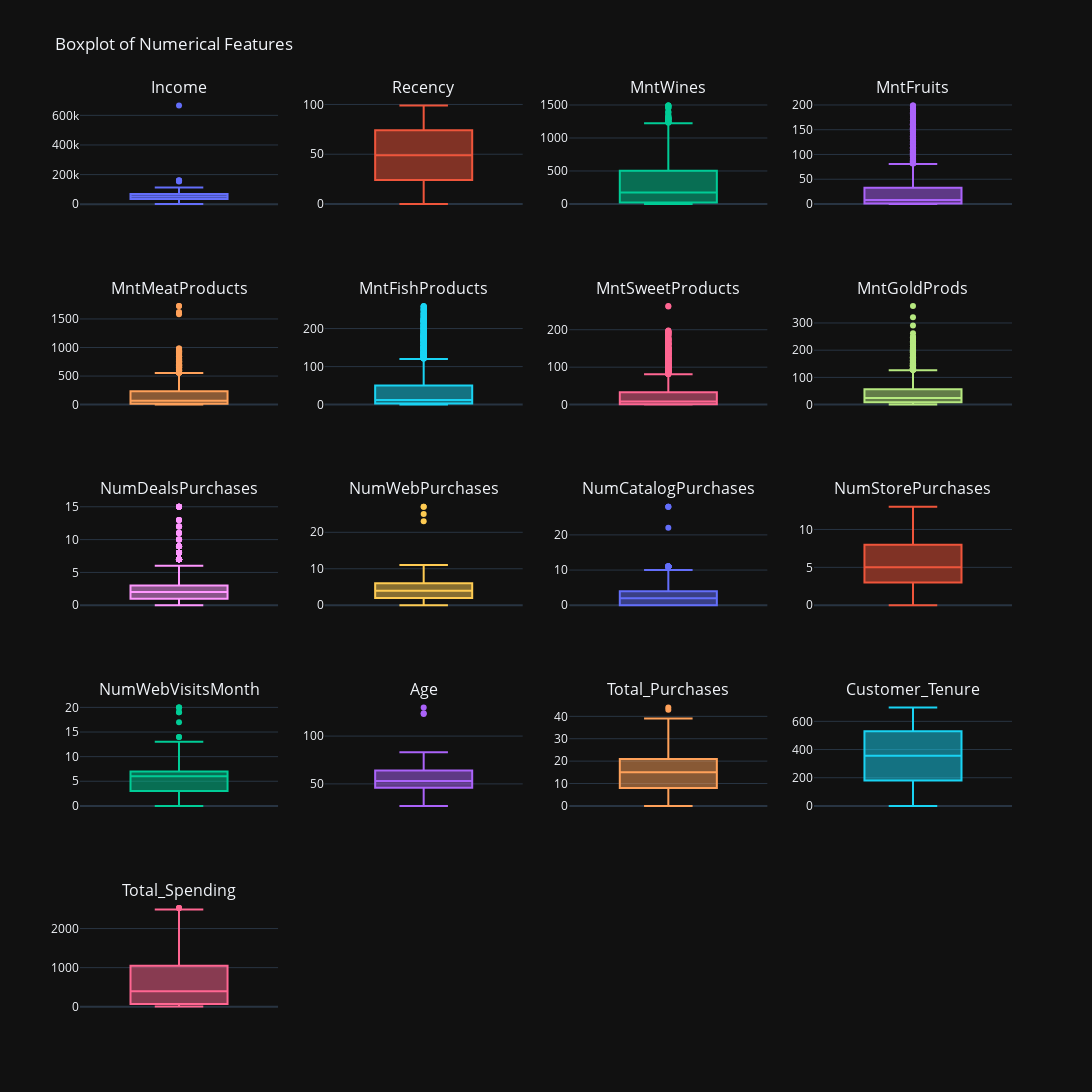

The cell this chart's notebook holds for it:
### Markdown cell above
Outliers were spotted in multiple features. Instead of a complete removal, a selective approach was implemented. Outliers were designated as data points having a significant distance from the nearest data point. This approach was uniformly applied to all variables. After the outlier treatment, 45 data points (about 2.01% of the original data) were removed, leading to improved data quality and potential model performance.

### Code cell
num_df = df.select_dtypes(include=np.number)
nunique_df = pd.DataFrame(data=num_df.apply(pd.Series.nunique), columns=['nunique']).rename_axis('variables')
selection = nunique_df[nunique_df['nunique'] > 5].index

#plotly frame setup
to_plot = num_df[selection]

# number of variables to plot
num_vars = len(to_plot.columns)

# calculate number of rows and columns for the subplot grid
plot_nrows = int(np.ceil(num_vars / 4))

# create subplot titles
subplot_titles = list(to_plot.columns) + [''] * (plot_nrows * 4 - num_vars) 

# create subplots
fig = make_subplots(rows=plot_nrows, cols=4, subplot_titles=tuple(subplot_titles))

# add traces
for i, col_name in enumerate(to_plot.columns):
    row = i // 4 + 1
    col = i % 4 + 1
    fig.add_trace(go.Box(y=to_plot[col_name], name=col_name), row=row, col=col)

fig.update_layout(height=1400, width=1200, showlegend=False, template='plotly_dark', title='Boxplot of Numerical Features')
fig.update_xaxes(visible=False, showticklabels=False)

fig.show()

### Figure 1 — Plotly figure (JSON) as saved in the notebook; plotly's stock layout.template omitted (floating-point values rounded to 4 significant figures; data arrays with more than 128 entries replaced by an {"elided": "..."} marker saying what was removed)
{"data": [{"name": "Income", "type": "box", "xaxis": "x", "y": {"elided": "2240 float values"}, "yaxis": "y"}, {"name": "Recency", "type": "box", "xaxis": "x2", "y": {"elided": "2240 int values"}, "yaxis": "y2"}, {"name": "MntWines", "type": "box", "xaxis": "x3", "y": {"elided": "2240 int values"}, "yaxis": "y3"}, {"name": "MntFruits", "type": "box", "xaxis": "x4", "y": {"elided": "2240 int values"}, "yaxis": "y4"}, {"name": "MntMeatProducts", "type": "box", "xaxis": "x5", "y": {"elided": "2240 int values"}, "yaxis": "y5"}, {"name": "MntFishProducts", "type": "box", "xaxis": "x6", "y": {"elided": "2240 int values"}, "yaxis": "y6"}, {"name": "MntSweetProducts", "type": "box", "xaxis": "x7", "y": {"elided": "2240 int values"}, "yaxis": "y7"}, {"name": "MntGoldProds", "type": "box", "xaxis": "x8", "y": {"elided": "2240 int values"}, "yaxis": "y8"}, {"name": "NumDealsPurchases", "type": "box", "xaxis": "x9", "y": {"elided": "2240 int values"}, "yaxis": "y9"}, {"name": "NumWebPurchases", "type": "box", "xaxis": "x10", "y": {"elided": "2240 int values"}, "yaxis": "y10"}, {"name": "NumCatalogPurchases", "type": "box", "xaxis": "x11", "y": {"elided": "2240 int values"}, "yaxis": "y11"}, {"name": "NumStorePurchases", "type": "box", "xaxis": "x12", "y": {"elided": "2240 int values"}, "yaxis": "y12"}, {"name": "NumWebVisitsMonth", "type": "box", "xaxis": "x13", "y": {"elided": "2240 int values"}, "yaxis": "y13"}, {"name": "Age", "type": "box", "xaxis": "x14", "y": {"elided": "2240 int values"}, "yaxis": "y14"}, {"name": "Total_Purchases", "type": "box", "xaxis": "x15", "y": {"elided": "2240 int values"}, "yaxis": "y15"}, {"name": "Customer_Tenure", "type": "box", "xaxis": "x16", "y": {"elided": "2240 int values"}, "yaxis": "y16"}, {"name": "Total_Spending", "type": "box", "xaxis": "x17", "y": {"elided": "2240 int values"}, "yaxis": "y17"}], "layout": {"annotations": [{"font": {"size": 16}, "showarrow": false, "text": "Income", "x": 0.1062, "xanchor": "center", "xref": "paper", "y": 1, "yanchor": "bottom", "yref": "paper"}, {"font": {"size": 16}, "showarrow": false, "text": "Recency", "x": 0.3688, "xanchor": "center", "xref": "paper", "y": 1, "yanchor": "bottom", "yref": "paper"}, {"font": {"size": 16}, "showarrow": false, "text": "MntWines", "x": 0.6313, "xanchor": "center", "xref": "paper", "y": 1, "yanchor": "bottom", "yref": "paper"}, {"font": {"size": 16}, "showarrow": false, "text": "MntFruits", "x": 0.8938, "xanchor": "center", "xref": "paper", "y": 1, "yanchor": "bottom", "yref": "paper"}, {"font": {"size": 16}, "showarrow": false, "text": "MntMeatProducts", "x": 0.1062, "xanchor": "center", "xref": "paper", "y": 0.78, "yanchor": "bottom", "yref": "paper"}, {"font": {"size": 16}, "showarrow": false, "text": "MntFishProducts", "x": 0.3688, "xanchor": "center", "xref": "paper", "y": 0.78, "yanchor": "bottom", "yref": "paper"}, {"font": {"size": 16}, "showarrow": false, "text": "MntSweetProducts", "x": 0.6313, "xanchor": "center", "xref": "paper", "y": 0.78, "yanchor": "bottom", "yref": "paper"}, {"font": {"size": 16}, "showarrow": false, "text": "MntGoldProds", "x": 0.8938, "xanchor": "center", "xref": "paper", "y": 0.78, "yanchor": "bottom", "yref": "paper"}, {"font": {"size": 16}, "showarrow": false, "text": "NumDealsPurchases", "x": 0.1062, "xanchor": "center", "xref": "paper", "y": 0.56, "yanchor": "bottom", "yref": "paper"}, {"font": {"size": 16}, "showarrow": false, "text": "NumWebPurchases", "x": 0.3688, "xanchor": "center", "xref": "paper", "y": 0.56, "yanchor": "bottom", "yref": "paper"}, {"font": {"size": 16}, "showarrow": false, "text": "NumCatalogPurchases", "x": 0.6313, "xanchor": "center", "xref": "paper", "y": 0.56, "yanchor": "bottom", "yref": "paper"}, {"font": {"size": 16}, "showarrow": false, "text": "NumStorePurchases", "x": 0.8938, "xanchor": "center", "xref": "paper", "y": 0.56, "yanchor": "bottom", "yref": "paper"}, {"font": {"size": 16}, "showarrow": false, "text": "NumWebVisitsMonth", "x": 0.1062, "xanchor": "center", "xref": "paper", "y": 0.34, "yanchor": "bottom", "yref": "paper"}, {"font": {"size": 16}, "showarrow": false, "text": "Age", "x": 0.3688, "xanchor": "center", "xref": "paper", "y": 0.34, "yanchor": "bottom", "yref": "paper"}, {"font": {"size": 16}, "showarrow": false, "text": "Total_Purchases", "x": 0.6313, "xanchor": "center", "xref": "paper", "y": 0.34, "yanchor": "bottom", "yref": "paper"}, {"font": {"size": 16}, "showarrow": false, "text": "Customer_Tenure", "x": 0.8938, "xanchor": "center", "xref": "paper", "y": 0.34, "yanchor": "bottom", "yref": "paper"}, {"font": {"size": 16}, "showarrow": false, "text": "Total_Spending", "x": 0.1062, "xanchor": "center", "xref": "paper", "y": 0.12, "yanchor": "bottom", "yref": "paper"}], "height": 1400, "showlegend": false, "title": {"text": "Boxplot of Numerical Features"}, "width": 1200, "xaxis": {"anchor": "y", "domain": [0, 0.2125], "showticklabels": false, "visible": false}, "xaxis10": {"anchor": "y10", "domain": [0.2625, 0.475], "showticklabels": false, "visible": false}, "xaxis11": {"anchor": "y11", "domain": [0.525, 0.7375], "showticklabels": false, "visible": false}, "xaxis12": {"anchor": "y12", "domain": [0.7875, 1], "showticklabels": false, "visible": false}, "xaxis13": {"anchor": "y13", "domain": [0, 0.2125], "showticklabels": false, "visible": false}, "xaxis14": {"anchor": "y14", "domain": [0.2625, 0.475], "showticklabels": false, "visible": false}, "xaxis15": {"anchor": "y15", "domain": [0.525, 0.7375], "showticklabels": false, "visible": false}, "xaxis16": {"anchor": "y16", "domain": [0.7875, 1], "showticklabels": false, "visible": false}, "xaxis17": {"anchor": "y17", "domain": [0, 0.2125], "showticklabels": false, "visible": false}, "xaxis18": {"anchor": "y18", "domain": [0.2625, 0.475], "showticklabels": false, "visible": false}, "xaxis19": {"anchor": "y19", "domain": [0.525, 0.7375], "showticklabels": false, "visible": false}, "xaxis2": {"anchor": "y2", "domain": [0.2625, 0.475], "showticklabels": false, "visible": false}, "xaxis20": {"anchor": "y20", "domain": [0.7875, 1], "showticklabels": false, "visible": false}, "xaxis3": {"anchor": "y3", "domain": [0.525, 0.7375], "showticklabels": false, "visible": false}, "xaxis4": {"anchor": "y4", "domain": [0.7875, 1], "showticklabels": false, "visible": false}, "xaxis5": {"anchor": "y5", "domain": [0, 0.2125], "showticklabels": false, "visible": false}, "xaxis6": {"anchor": "y6", "domain": [0.2625, 0.475], "showticklabels": false, "visible": false}, "xaxis7": {"anchor": "y7", "domain": [0.525, 0.7375], "showticklabels": false, "visible": false}, "xaxis8": {"anchor": "y8", "domain": [0.7875, 1], "showticklabels": false, "visible": false}, "xaxis9": {"anchor": "y9", "domain": [0, 0.2125], "showticklabels": false, "visible": false}, "yaxis": {"anchor": "x", "domain": [0.88, 1]}, "yaxis10": {"anchor": "x10", "domain": [0.44, 0.56]}, "yaxis11": {"anchor": "x11", "domain": [0.44, 0.56]}, "yaxis12": {"anchor": "x12", "domain": [0.44, 0.56]}, "yaxis13": {"anchor": "x13", "domain": [0.22, 0.34]}, "yaxis14": {"anchor": "x14", "domain": [0.22, 0.34]}, "yaxis15": {"anchor": "x15", "domain": [0.22, 0.34]}, "yaxis16": {"anchor": "x16", "domain": [0.22, 0.34]}, "yaxis17": {"anchor": "x17", "domain": [0, 0.12]}, "yaxis18": {"anchor": "x18", "domain": [0, 0.12]}, "yaxis19": {"anchor": "x19", "domain": [0, 0.12]}, "yaxis2": {"anchor": "x2", "domain": [0.88, 1]}, "yaxis20": {"anchor": "x20", "domain": [0, 0.12]}, "yaxis3": {"anchor": "x3", "domain": [0.88, 1]}, "yaxis4": {"anchor": "x4", "domain": [0.88, 1]}, "yaxis5": {"anchor": "x5", "domain": [0.66, 0.78]}, "yaxis6": {"anchor": "x6", "domain": [0.66, 0.78]}, "yaxis7": {"anchor": "x7", "domain": [0.66, 0.78]}, "yaxis8": {"anchor": "x8", "domain": [0.66, 0.78]}, "yaxis9": {"anchor": "x9", "domain": [0.44, 0.56]}}}
